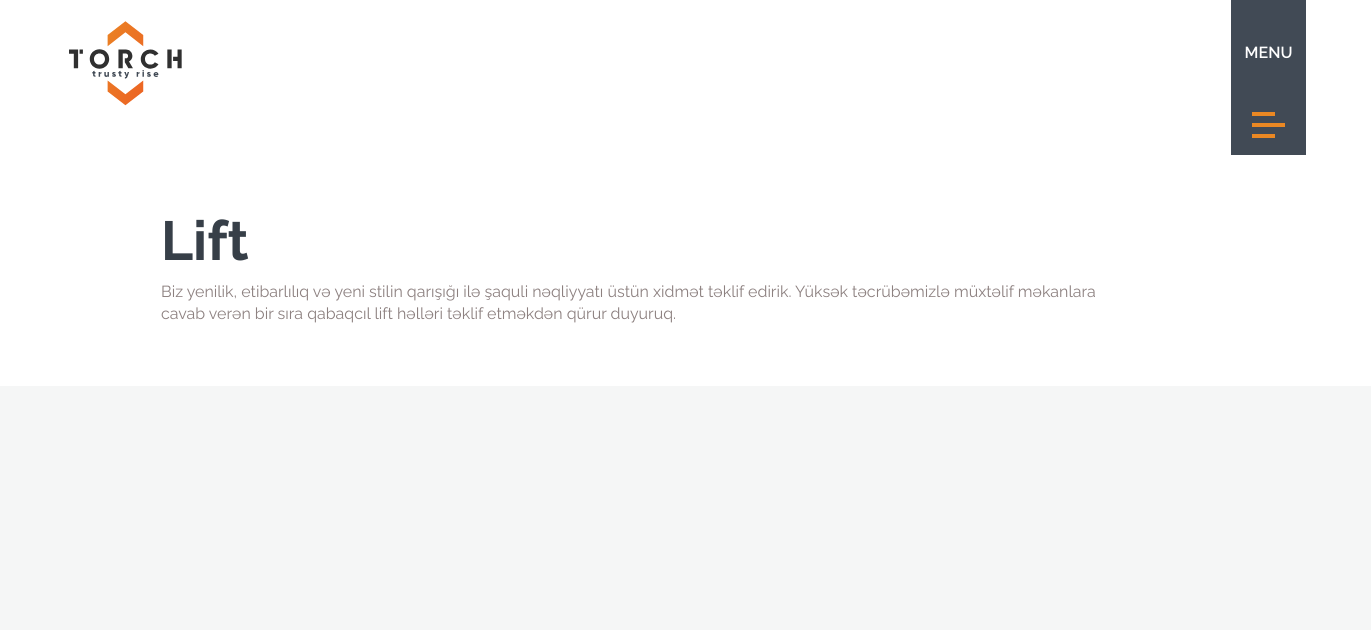
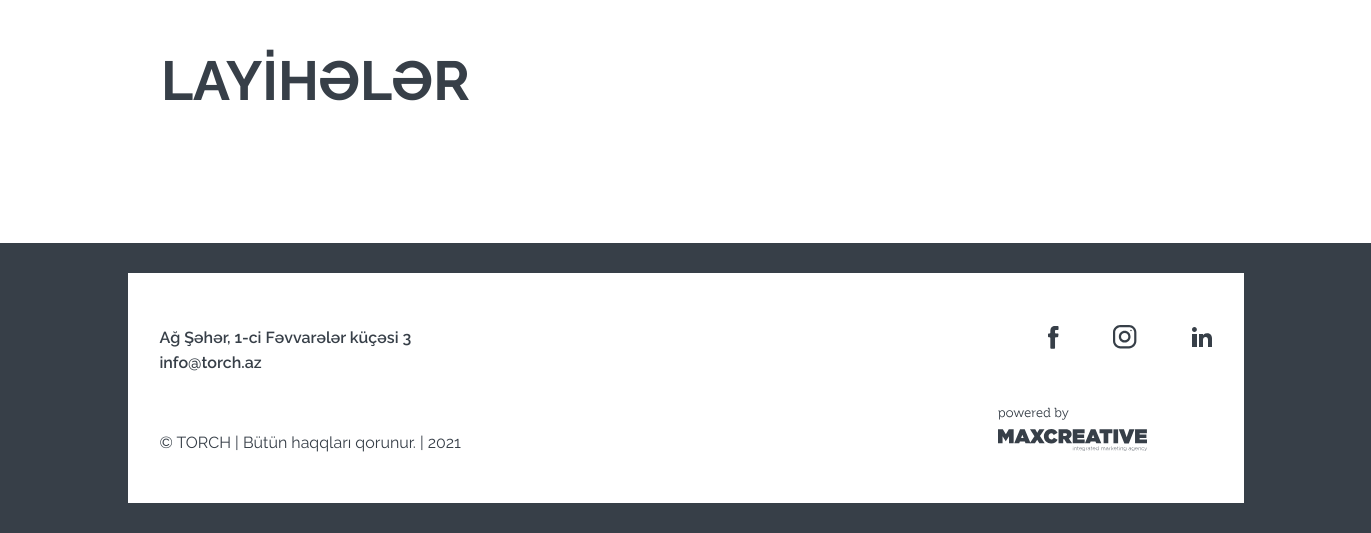
The page /products/1/ on the database as committed earlier (2 pictures, top to bottom).
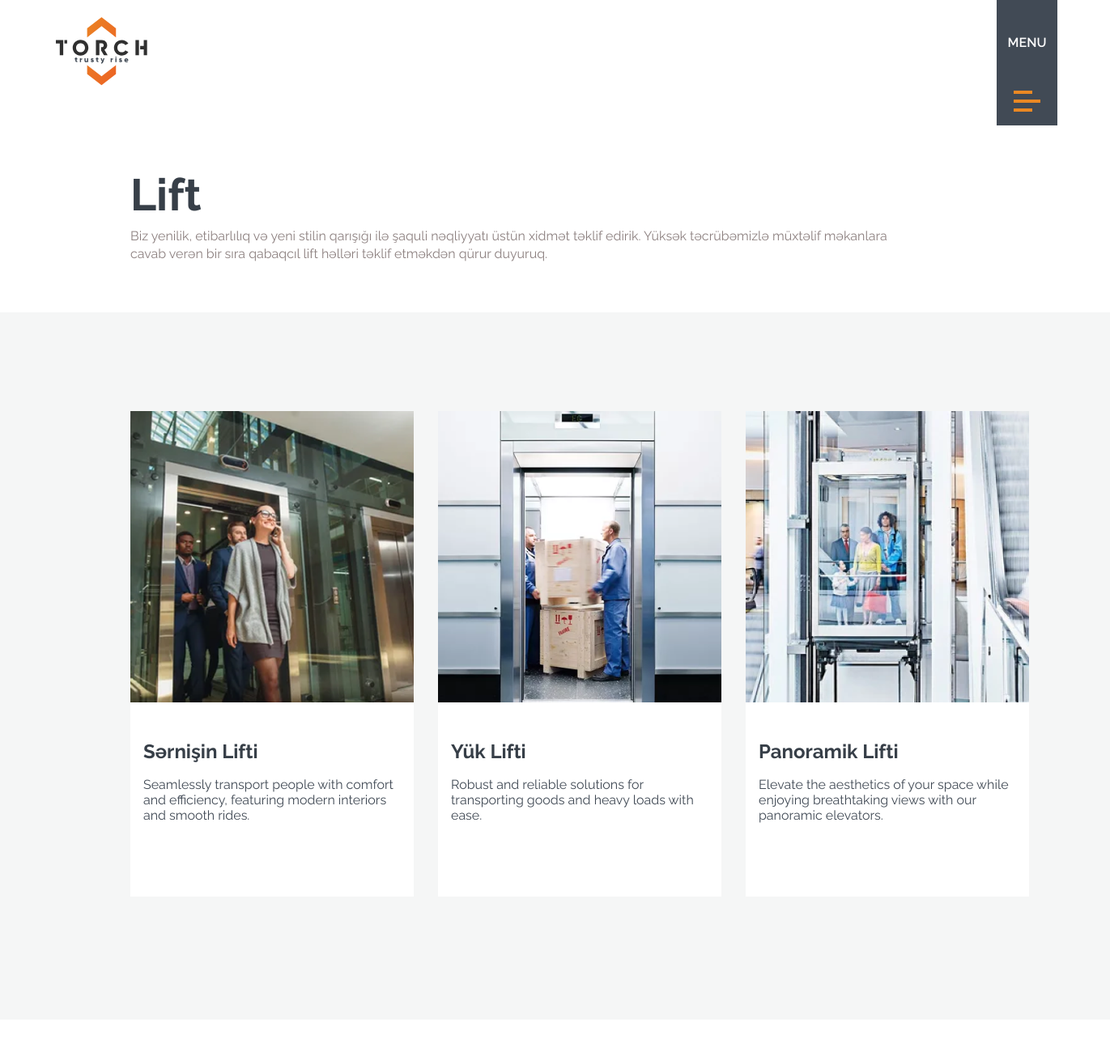
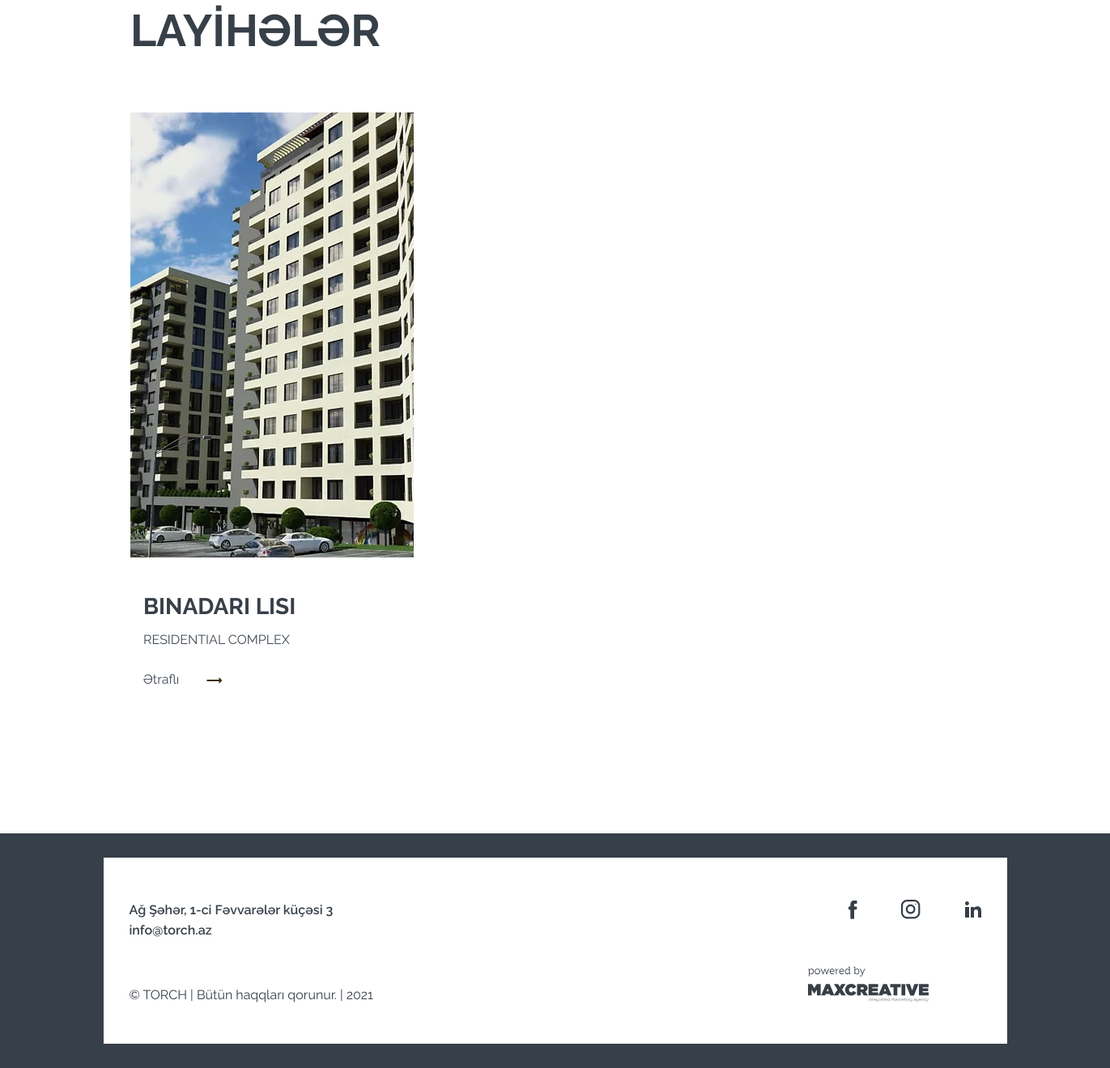
The same page on the database as committed later (2 pictures, top to bottom).
### home/models.py (models this page shows, shortened)
class General(models.Model):
    logo = models.FileField()
    logo_white = models.FileField()
    meta_title = models.CharField(max_length=255)
    meta_description = models.CharField(max_length=255)
    meta_keywords = models.CharField(max_length=255)
    favicon = models.FileField()
    copyright = models.CharField(max_length=255)
    powered_by_logo = models.FileField()
    powered_by_url = models.CharField(max_length=255)
    email = models.CharField(max_length=255)
    phone = models.CharField(max_length=255)
    address = models.CharField(max_length=255)
    map_embed = models.CharField(max_length=1000)
    map_url = models.CharField(max_length=1000)
    sirketimiz = models.TextField()
    our_mission = models.TextField()
    deyerlerimiz = models.TextField()
    korporativ_medeniyyet = models.TextField()
    sirketimiz_title_text = models.CharField(max_length=255)
    our_mission_title_text = models.CharField(max_length=255)
    deyerlerimiz_title_text = models.CharField(max_length=255)
    korporativ_medeniyyet_title_text = models.CharField(max_length=255)
    class Meta:
        verbose_name = 'Ümumi məlumatlar'
        verbose_name_plural = verbose_name

class Social(models.Model):
    icon = models.FileField()
    icon_font_tag = models.CharField(max_length=255)
    url = models.CharField(max_length=255)
    name = models.CharField(max_length=255)
    class Meta:
        verbose_name = 'Sosial Media Linkləri'
        verbose_name_plural = verbose_name

class Project(models.Model):
    product_category = models.ForeignKey('product.Category', on_delete=models.SET_NULL, null=True, blank=True, related_name="projects")
    title = models.CharField(max_length=255)
    image = models.FileField()
    subtitle = models.CharField(max_length=255)
    description = models.CharField(max_length=255)
    veziyyeti = models.CharField(max_length=255)
    tip = models.CharField(max_length=255)
    sahe = models.CharField(max_length=255)
    muddet = models.CharField(max_length=255)
    yer = models.CharField(max_length=255)
    musteri = models.CharField(max_length=255)
    class Meta:
        verbose_name = 'Layihələr'
        verbose_name_plural = verbose_name

### product/models.py (models this page shows, shortened)
class Category(models.Model):
    name = models.CharField(max_length=256)
    excerpt = models.TextField()
    main_image = models.ImageField()

class Product(models.Model):
    category = models.ForeignKey(Category, on_delete=models.CASCADE, related_name="products")
    name = models.CharField(max_length=256)
    excerpt = models.TextField()
    main_image = models.ImageField()
    description = models.TextField()

### product/views.py (the view)
# urls.py: path('products/<int:id>/', product_views.products, name="products"),
def products(request, id):
    category = Category.objects.get(pk=id)
    products = Product.objects.filter(category=category)
    general = General.objects.all()[0]
    social = Social.objects.all()
    context = {
        'products': products,
        'general': general,
        'social': social,
        'category': category,
    }
    return render(request, 'products.html', context)

### templates/products.html (shortened to what this page needs)
{% load static %}
<!DOCTYPE html>
<html lang="en">
<head>
    <link href="https://cdn.jsdelivr.net/npm/bootstrap@5.1.3/dist/css/bootstrap.min.css" rel="stylesheet">
    <link rel="stylesheet" href="https://cdnjs.cloudflare.com/ajax/libs/font-awesome/6.0.0-beta3/css/all.min.css">
    <link rel="stylesheet" href="{% static 'css/style.css'%}">
    <link rel="stylesheet" href="{% static 'css/responsive.css'%}">
</head>
<body>
    <header>
        <nav>
            <a href="{% url 'index'%}">
                <div class="logo">
                    <img src="{{general.logo.url}}" alt="">
                   </div>
            </a>
            <div class="burger-menu menu-bar">
                <div class="menu-main">MENU</div>
                <div class="lines">
                    <div class="line line1"></div>
                    <div class="line line2"></div>
                    <div class="line line1"></div>
                </div>
            </div>
        </nav>
    </header>
    <section class="about">
        <div class="my-container">
            <div class="about-head">
                <div class="title project-title">
                    <h1>{{category.name}}</h1>
                    <p>{{category.excerpt}} </p>
                </div>
            </div>
        </div>
    </section>
    <section class="projects">
        <div class="project-content">
            <div class="project-cards" >
				{% for p in products %}
                <a href="{% url 'product' p.id %}">
                    <div class="project--card" style="    height: 600px;">
                        <div class="img">
                            <img src="{{p.main_image.url}}" alt="">
                        </div>
                        <div class="card-text" style="padding:37px 16px 18px 16px;">
                            <h1 style=" font-size: 24px; ">{{p.name}}</h1>
                            <p>{{p.excerpt}}</p>
                        </div>
                    </div>
                </a>
                {% endfor %}
            </div>
        </div>
    </section>
 <section class="projects" style="    background: #ffffff;">
        <div class="project-content">
            <div class="title project-title" style="     margin-top: 50px;box-sizing: border-box; position: relative; left: 161px; display: flex; flex-wrap: wrap; ">
                    <h1 style="font-weight: bold; font-size: 55px; line-height: 65px; color: #373F48;">LAYİHƏLƏR</h1>
                </div>
            <div class="project-cards" style="    padding: 61px 0;">
				{% for p in category.projects.all %}
                <a href="{% url 'project' p.id %}">
                    <div class="project--card">
                        <div class="img">
                            <img src="{{p.image.url}}" alt="">
                        </div>
                        <div class="card-text">
                            <h1  style=" font-size: 28px; ">{{p.title}}</h1>
                            <p>{{p.subtitle}}</p>
                            <a href="{% url 'project' p.id %}"><p>Ətraflı <span><img src="{% static 'svg/arrow.svg'%}" alt=""></span></p></a>
                        </div>
                    </div>
                </a>
                {% endfor %}
            </div>
        </div>
    </section>
    <footer>
        <div class="footer-width">
            <div class="container">
                <div class="footer-content">
                    <div class="footer-address">
                        <div class="address">
                            <p>{{general.address}}</p>
                            <p>{{general.email}}</p>
                        </div>
                        <div class="copyright">
                            {{general.copyright}}
                        </div>
                    </div>
                    <div class="footer-socials">
                        <div class="socials">
                            {%for s in social%}
                            <a href="{{s.url}}" target="_blank"><img src="{{s.icon.url}}" alt=""></a>
                            {% endfor %}
                        </div>
                        <div class="powered-by">
                            <a href="{{general.powered_by_url}}" target="_blank">
                            <img src="{{general.powered_by_logo.url}}" alt=""></a>
                        </div>
                    </div>
                </div>
            </div>
        </div>
    </footer>
</body>
</html>

### static/css/style.css (style rules this page uses)
:root { --main-font: 'Raleway'; --main-color: #EA8823; --bg-color: #373F48; --text-color: #373F48; --secondary-text-color: #414A55; }
* { margin: 0; padding: 0; box-sizing: border-box; font-family: var(--main-font); }
a { text-decoration: none; }
header { width: 100%; }
nav { width: 90%; margin: auto; display: flex; justify-content: space-between; align-items: center; }
.logo img { width: 113px; padding-top: 15px; }
.burger-menu { position: fixed; right: 65px; top: 0; width: 75px; height: 155px; background-color: #414A55; color: #fff; display: flex; flex-wrap: wrap; align-items: end; justify-content: center; text-align: center; z-index: 999; transition: all .5s ease-in; cursor: pointer; }
.burger-menu .menu-main { flex: 0 0 100%; font-weight: 600; font-size: 16px; line-height: 19px; }
.lines { padding-bottom: 10px; }
.line { background-color: var(--main-color); height: 4px; margin: 7px 0; }
.line1 { width: 23px; transition: all .3s ease-in; }
.line2 { width: 33px; }
.menu-bar { cursor: pointer; z-index: 999999; }
footer { background-color: var(--bg-color); padding: 30px 0; }
.footer-content { background-color: #fff; display: flex; justify-content: space-between; height: 230px; align-items: center; padding: 0 32px; }
.address { margin-bottom: 58px; }
.address p { margin: 0; font-weight: 600; font-size: 16px; line-height: 25px; color: var(--text-color); }
.copyright { font-size: 16px; line-height: 19px; display: flex; align-items: center; color: #373F48; }
.socials { padding-bottom: 58px; float: right; }
.socials img { padding-left: 50px; }
.about-head { display: flex; justify-content: space-between; padding-bottom: 45px; padding-top: 100px; }
.my-container { width: 87%; }
.about-head .title { position: relative; left: 161px; }
.about-head .title h1 { font-weight: bold; font-size: 55px; line-height: 65px; color: #373F48; }
.about-head .title p { font-weight: normal; font-size: 16px; line-height: 22px; color: #8D8180; width: 65%; }
.projects { background: #F5F6F6; }
.project-content { width: 87%; }
.project-cards { position: relative; left: 161px; display: flex; flex-wrap: wrap; padding: 122px 0; }
.project-title p { width: 80% !important; }
.project--card { width: 350px; height: 800px; background-color: #fff; margin: 0px 30px 30px 0px; overflow: hidden; }
.card-text { padding: 37px 0 0 16px; }
.card-text span { margin-left: 30px; }
.project--card .card-text h1 { font-weight: bold; font-size: 40px; line-height: 47px; color: #373F48; }
.project--card .card-text p { font-size: 16px; line-height: 19px; color: #414A55; margin-bottom: 30px; }

Rows that differ between the two databases and show on the page:
added Product: main_image (picture), name "Sərnişin Lifti", excerpt "Seamlessly transport people with comfort and efficiency, featuring modern interiors and smooth rides."
added Product: main_image (picture), name "Yük Lifti", excerpt "Robust and reliable solutions for transporting goods and heavy loads with ease."
added Product: main_image (picture), name "Panoramik Lifti", excerpt "Elevate the aesthetics of your space while enjoying breathtaking views with our panoramic elevators."
now on this page (row edited): Project: image (picture), title "BINADARI LISI", subtitle "RESIDENTIAL COMPLEX"
